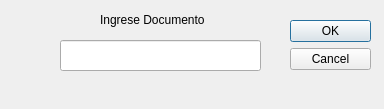
<?xml version="1.0" encoding="UTF-8"?>
<ui version="4.0">
 <class>Dialog</class>
 <widget class="QDialog" name="Dialog">
  <property name="geometry">
   <rect>
    <x>0</x>
    <y>0</y>
    <width>384</width>
    <height>109</height>
   </rect>
  </property>
  <property name="windowTitle">
   <string>Dialog</string>
  </property>
  <widget class="QDialogButtonBox" name="boton_busc">
   <property name="geometry">
    <rect>
     <x>290</x>
     <y>20</y>
     <width>81</width>
     <height>71</height>
    </rect>
   </property>
   <property name="orientation">
    <enum>Qt::Vertical</enum>
   </property>
   <property name="standardButtons">
    <set>QDialogButtonBox::Cancel|QDialogButtonBox::Ok</set>
   </property>
  </widget>
  <widget class="QLineEdit" name="campo_doc_busc">
   <property name="geometry">
    <rect>
     <x>60</x>
     <y>40</y>
     <width>201</width>
     <height>31</height>
    </rect>
   </property>
  </widget>
  <widget class="QLabel" name="label">
   <property name="geometry">
    <rect>
     <x>100</x>
     <y>10</y>
     <width>141</width>
     <height>20</height>
    </rect>
   </property>
   <property name="text">
    <string>Ingrese Documento</string>
   </property>
  </widget>
 </widget>
 <resources/>
 <connections>
  <connection>
   <sender>boton_busc</sender>
   <signal>accepted()</signal>
   <receiver>Dialog</receiver>
   <slot>accept()</slot>
   <hints>
    <hint type="sourcelabel">
     <x>248</x>
     <y>254</y>
    </hint>
    <hint type="destinationlabel">
     <x>157</x>
     <y>274</y>
    </hint>
   </hints>
  </connection>
  <connection>
   <sender>boton_busc</sender>
   <signal>rejected()</signal>
   <receiver>Dialog</receiver>
   <slot>reject()</slot>
   <hints>
    <hint type="sourcelabel">
     <x>316</x>
     <y>260</y>
    </hint>
    <hint type="destinationlabel">
     <x>286</x>
     <y>274</y>
    </hint>
   </hints>
  </connection>
 </connections>
</ui>
